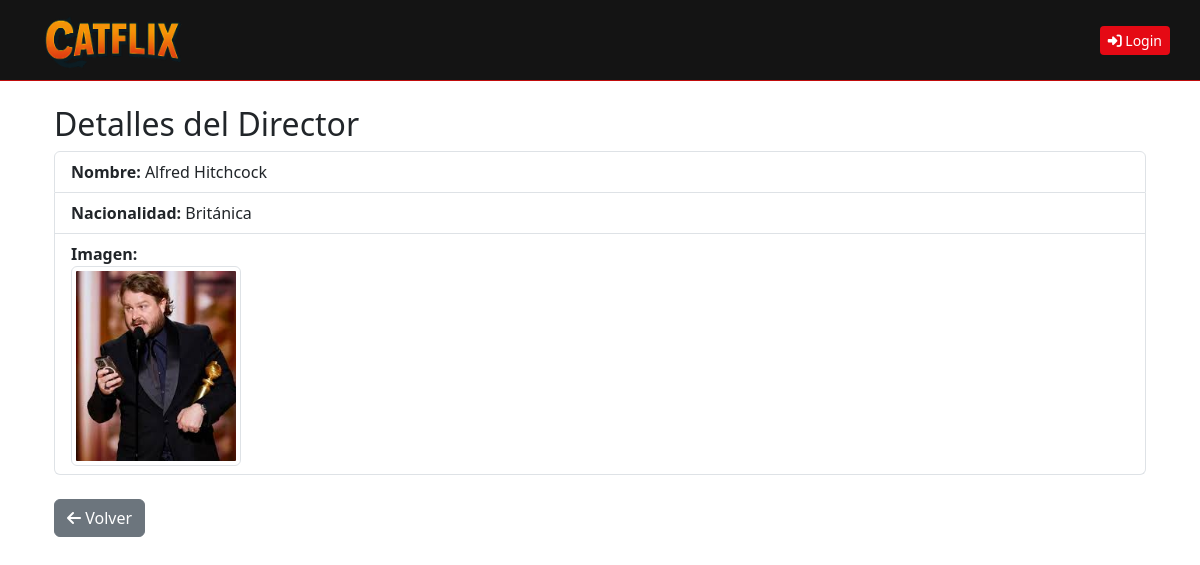
Page /director/2/ on the committed database.
### movies/models.py (models this page shows, shortened)
class Director(models.Model):
    nombre = models.CharField(max_length=100)
    nacionalidad = models.CharField(max_length=100)
    picture = models.ImageField(upload_to='directores/', blank=True, null=True)

### movies/views.py (the view)
# urls.py: path('director/<int:id>/', views.director, name='director'),
def director(request, id):
    director = get_object_or_404(Director, id=id)
    return render(request, 'display_autores.html', {
        'director': director
    })

### movies/templates/display_autores.html (shortened to what this page needs)
{% extends "base.html" %}
{% block content %}
<div class="container mt-4">
    <h2>Detalles del Director</h2>
    <ul class="list-group mb-4">
        <li class="list-group-item"><strong>Nombre:</strong> {{ director.nombre|capfirst }}</li>
        <li class="list-group-item"><strong>Nacionalidad:</strong> {{ director.nacionalidad|capfirst }}</li>
        <li class="list-group-item">
            <strong>Imagen:</strong><br>
            {% if director.picture %}
                <img src="{{ director.picture.url }}" alt="{{ director.nombre }}" class="img-thumbnail" style="max-height: 200px;">
            {% else %}
                No hay imagen disponible
            {% endif %}
        </li>
    </ul>
    <div class="mt-2">
        <a href="{% url 'movies:index' %}" class="btn btn-secondary">
            <i class="fa-solid fa-arrow-left"></i> Volver
        </a>
    </div>
</div>
{% endblock content %}

### rows in the picture
Director: nombre "Alfred Hitchcock", nacionalidad "Británica", picture (picture)
